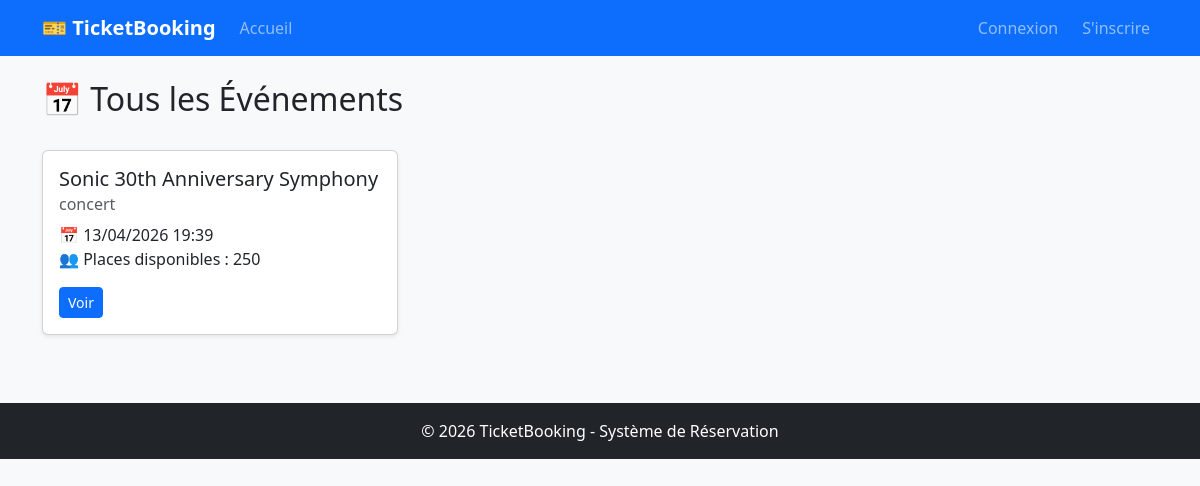
Before: /events/index with the older database file.
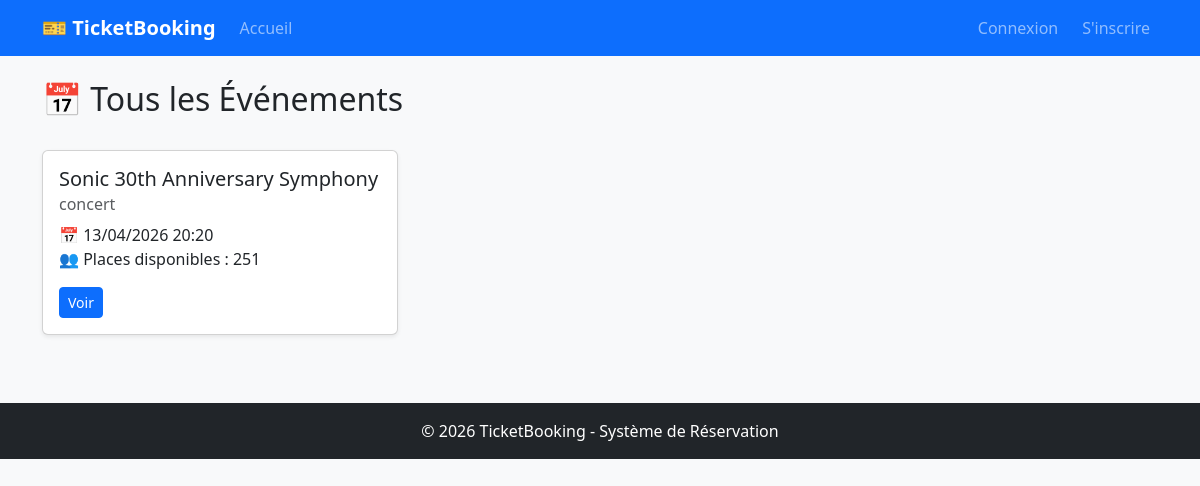
After: the same page with the newer database file.
### app/models/event.py (models this page shows, shortened)
class Event(db.Model):
    __tablename__ = 'events'
    id = db.Column(db.Integer, primary_key=True)
    titre = db.Column(db.String(150), nullable=False)
    date = db.Column(db.DateTime, nullable=False)
    description = db.Column(db.Text, nullable=True)
    capacite = db.Column(db.Integer, nullable=False)
    categorie = db.Column(db.String(50), nullable=True)

### app/routes/event_routes.py (the view)
@event_bp.route("/")
@event_bp.route("/index")
def index():
    events = Event.query.order_by(Event.date.desc()).all()
    return render_template("events/index.html", events=events)

### app/templates/events/index.html (shortened to what this page needs)
{% extends "base.html" %}
{% block content %}
<div class="d-flex justify-content-between align-items-center mb-4">
    <h2>📅 Tous les Événements</h2>
</div>
<div class="row">
    {% for event in events %}
    <div class="col-md-4">
        <div class="card shadow-sm">
            <div class="card-body">
                <h5 class="card-title">{{ event.titre }}</h5>
                <h6 class="card-subtitle mb-2 text-muted">{{ event.categorie }}</h6>
                <p class="card-text">
                    📅 {{ event.date.strftime('%d/%m/%Y %H:%M') }}<br>
                    👥 Places disponibles : {{ event.capacite }}
                </p>
                <div class="d-flex justify-content-between align-items-center">
                    <a href="{{ url_for('event.view', id=event.id) }}" class="btn btn-primary btn-sm">Voir</a>
                </div>
            </div>
        </div>
    </div>
    {% else %}
    <div class="col-12 text-center">
        <div class="alert alert-info">
            Aucun événement disponible pour le moment.
        </div>
    </div>
    {% endfor %}
</div>
{% endblock %}

### app/templates/base.html (shortened to what this page needs)
<!DOCTYPE html>
<html lang="fr">
<head>
    <link href="https://cdn.jsdelivr.net/npm/bootstrap@5.3.0/dist/css/bootstrap.min.css" rel="stylesheet">
</head>
<body>
    <nav class="navbar navbar-expand-lg navbar-dark bg-primary">
        <div class="container">
            <a class="navbar-brand" href="{{ url_for('event.index') }}">🎫 TicketBooking</a>
            <div class="collapse navbar-collapse" id="navbarNav">
                <ul class="navbar-nav me-auto">
                    <li class="nav-item">
                        <a class="nav-link" href="{{ url_for('event.index') }}">Accueil</a>
                    </li>
                </ul>
                <div class="navbar-nav">
                    {% if current_user.is_authenticated %}
                        <span class="navbar-text text-white me-3">👤 {{ current_user.nom }}</span>
                        <a class="nav-link btn btn-outline-light btn-sm me-2" href="{{ url_for('user.profile') }}">Profil</a>
                        <a class="nav-link btn btn-danger btn-sm" href="{{ url_for('auth.logout') }}">Déconnexion</a>
                    {% else %}
                        <a class="nav-link" href="{{ url_for('auth.login') }}">Connexion</a>
                        <a class="nav-link btn btn-light btn-sm ms-2" href="{{ url_for('auth.register') }}">S'inscrire</a>
                    {% endif %}
                </div>
            </div>
        </div>
    </nav>
    <main class="container mt-4">
        {% block content %}{% endblock %}
    </main>
    <footer class="bg-dark text-white text-center py-3 mt-5">
        <p class="mb-0">© 2026 TicketBooking - Système de Réservation</p>
    </footer>
</body>
</html>

### app/templates/base.html (style rules this page uses)
body { background-color: #f8f9fa; }
.navbar-brand { font-weight: bold; }
.card { margin-bottom: 20px; }

Changed rows visible on the page:
changed Event "Sonic 30th Anniversary Symphony": date "13/04/2026 19:39" → "13/04/2026 20:20"; capacite "250" → "251"
